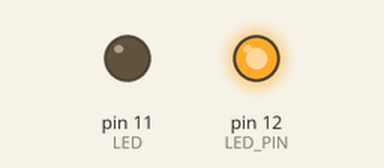
Simulated run of this sketch. Board: Arduino Uno, built with avr-gcc and run on an emulated ATmega328P. On the bench: output pins drawn as LEDs (lit = HIGH).

Above: at 0.5 s.
At 2.5 s:
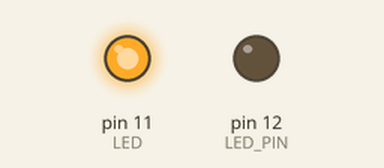
At 3.5 s:
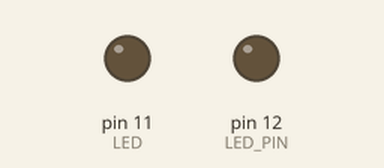
Timing chart, 0 to 5.2 s (numbered marks = the images above):
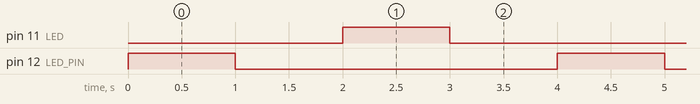

Measured:
- by itself, pin 11 (LED), pin 12 (LED_PIN): alternates HIGH for 1.0 s and LOW for 3.0 s
- by itself, everything shown: repeats every 4.0 s, in 4 steps

The sketch:

OnOff.ino
```cpp
/* On off

  By defining separate pins from the GPIO, the user is able to blink 2 separate LEDs
  Note, that a ground should be connected normally to the first LED, then a second jumper next to the ground goes to the next LED


*/
#define LED_PIN 12
#define LED 11
void setup() {
  // initialize digital pin LED_BUILTIN as an output.
  pinMode(LED_PIN, OUTPUT);
    pinMode(LED, OUTPUT);

}

// the loop function runs over and over again forever
void loop() {
  digitalWrite(LED_PIN, HIGH);
  delay(1000);
  digitalWrite(LED_PIN, LOW);
  delay(1000);

  digitalWrite(LED,  HIGH);
  delay(1000);

  digitalWrite(LED, LOW);
         delay(1000);

}
```
